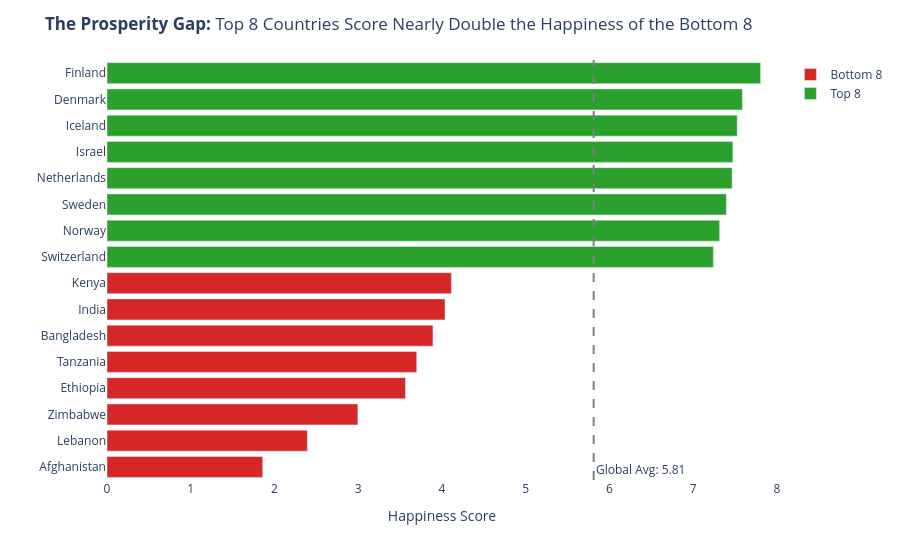

Notebook source saved alongside this figure:
### Markdown cell above
---
## Task 2 — Bottom vs. Top: A Contrast Story

**What to build:** A bar chart that highlights the **gap between the happiest and least happy countries**, focusing on a specific insight.

**Requirements:**
- Show the **top 8 AND bottom 8 countries** together (16 bars total)
- Use **colour** to distinguish the two groups (not Plotly's default rainbow)
- Add a **visual separator or annotation** that emphasises the gap
- Insight title that tells the story of the gap

**Hint:** Use `pd.concat([df.nlargest(8,'Happiness_Score'), df.nsmallest(8,'Happiness_Score')])` to get both groups.

**Stretch goal:** Add a vertical reference line showing the global average.

### Code cell
# Task 2: Top 8 vs. Bottom 8 contrast
# ------------------------------------

# Step 1: Get top and bottom countries
top8 = df.nlargest(8, 'Happiness_Score').copy()
top8['Group'] = 'Top 8'
bottom8 = df.nsmallest(8, 'Happiness_Score').copy()
bottom8['Group'] = 'Bottom 8'

combined = pd.concat([bottom8, top8]).sort_values('Happiness_Score')
global_avg = df['Happiness_Score'].mean()
print(f"Global average: {global_avg:.2f}")

# Step 2: Build your chart
# YOUR CODE HERE

top8 = df.nlargest(8, 'Happiness_Score').copy()
top8['Group'] = 'Top 8'
bottom8 = df.nsmallest(8, 'Happiness_Score').copy()
bottom8['Group'] = 'Bottom 8'

combined = pd.concat([bottom8, top8]).sort_values('Happiness_Score')
global_avg = df['Happiness_Score'].mean()

fig2 = px.bar(
    combined, 
    x='Happiness_Score', 
    y='Country', 
    color='Group',
    orientation='h',
    # Storytelling color choice: Neutral red vs Strong green
    color_discrete_map={'Top 8': '#2ca02c', 'Bottom 8': '#d62728'} 
)

fig2.add_vline(
    x=global_avg, 
    line_dash="dash", 
    line_color="grey", 
    annotation_text=f"Global Avg: {global_avg:.2f}", 
    annotation_position="bottom right"
)

fig2.update_layout(
    title={
        'text': "<b>The Prosperity Gap:</b> Top 8 Countries Score Nearly Double the Happiness of the Bottom 8",
        'x': 0.05,
        'xanchor': 'left'
    },
    xaxis_title="Happiness Score",
    yaxis_title="",
    plot_bgcolor='rgba(0,0,0,0)', # Removes background clutter
    xaxis=dict(range=[0, 8], showgrid=False),
    legend_title_text='',
    showlegend=True
)

fig2.show()

### Figure 1 — Plotly figure (JSON) as saved in the notebook; plotly's stock layout.template omitted (floating-point values rounded to 4 significant figures)
{"data": [{"hovertemplate": "Group=Bottom 8<br>Happiness_Score=%{x}<br>Country=%{y}<extra></extra>", "legendgroup": "Bottom 8", "marker": {"color": "#d62728", "pattern": {"shape": ""}}, "name": "Bottom 8", "orientation": "h", "showlegend": true, "textposition": "auto", "type": "bar", "x": [1.859, 2.392, 2.995, 3.564, 3.698, 3.892, 4.036, 4.112], "xaxis": "x", "y": ["Afghanistan", "Lebanon", "Zimbabwe", "Ethiopia", "Tanzania", "Bangladesh", "India", "Kenya"], "yaxis": "y"}, {"hovertemplate": "Group=Top 8<br>Happiness_Score=%{x}<br>Country=%{y}<extra></extra>", "legendgroup": "Top 8", "marker": {"color": "#2ca02c", "pattern": {"shape": ""}}, "name": "Top 8", "orientation": "h", "showlegend": true, "textposition": "auto", "type": "bar", "x": [7.24, 7.315, 7.395, 7.464, 7.473, 7.525, 7.586, 7.804], "xaxis": "x", "y": ["Switzerland", "Norway", "Sweden", "Netherlands", "Israel", "Iceland", "Denmark", "Finland"], "yaxis": "y"}], "layout": {"annotations": [{"showarrow": false, "text": "Global Avg: 5.81", "x": 5.811, "xanchor": "left", "xref": "x", "y": 0, "yanchor": "bottom", "yref": "y domain"}], "barmode": "relative", "legend": {"title": {"text": ""}, "tracegroupgap": 0}, "margin": {"t": 60}, "plot_bgcolor": "rgba(0,0,0,0)", "shapes": [{"line": {"color": "grey", "dash": "dash"}, "type": "line", "x0": 5.811, "x1": 5.811, "xref": "x", "y0": 0, "y1": 1, "yref": "y domain"}], "showlegend": true, "title": {"text": "<b>The Prosperity Gap:</b> Top 8 Countries Score Nearly Double the Happiness of the Bottom 8", "x": 0.05, "xanchor": "left"}, "xaxis": {"anchor": "y", "domain": [0, 1], "range": [0, 8], "showgrid": false, "title": {"text": "Happiness Score"}}, "yaxis": {"anchor": "x", "domain": [0, 1], "title": {"text": ""}}}}
